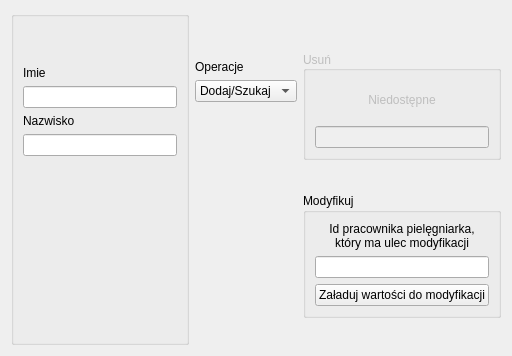
          <widget class="QWidget" name="d_piel_tab">
           <attribute name="title">
            <string>Pielęgniarki</string>
           </attribute>
           <layout class="QGridLayout" name="gridLayout_4" columnstretch="3,1,2">
            <item row="0" column="1">
             <layout class="QVBoxLayout" name="verticalLayout_5" stretch="1,0,0,5">
              <item>
               <spacer name="verticalSpacer_4">
                <property name="orientation">
                 <enum>Qt::Vertical</enum>
                </property>
                <property name="sizeHint" stdset="0">
                 <size>
                  <width>20</width>
                  <height>40</height>
                 </size>
                </property>
               </spacer>
              </item>
              <item>
               <widget class="QLabel" name="label_4">
                <property name="text">
                 <string>Operacje</string>
                </property>
               </widget>
              </item>
              <item>
               <widget class="QComboBox" name="d_piel_oper_combo">
                <property name="editable">
                 <bool>false</bool>
                </property>
                <item>
                 <property name="text">
                  <string>Dodaj/Szukaj</string>
                 </property>
                </item>
                <item>
                 <property name="text">
                  <string>Modyfikuj</string>
                 </property>
                </item>
               </widget>
              </item>
              <item>
               <spacer name="verticalSpacer_3">
                <property name="orientation">
                 <enum>Qt::Vertical</enum>
                </property>
                <property name="sizeHint" stdset="0">
                 <size>
                  <width>20</width>
                  <height>40</height>
                 </size>
                </property>
               </spacer>
              </item>
             </layout>
            </item>
            <item row="0" column="0">
             <layout class="QVBoxLayout" name="verticalLayout_4">
              <item>
               <widget class="QGroupBox" name="d_piel_gM">
                <property name="title">
                 <string/>
                </property>
                <layout class="QVBoxLayout" name="verticalLayout_6" stretch="0,0,0,0,0,3,2">
                 <item>
                  <spacer name="verticalSpacer_40">
                   <property name="orientation">
                    <enum>Qt::Vertical</enum>
                   </property>
                   <property name="sizeHint" stdset="0">
                    <size>
                     <width>20</width>
                     <height>40</height>
                    </size>
                   </property>
                  </spacer>
                 </item>
                 <item>
                  <widget class="QLabel" name="label_66">
                   <property name="text">
                    <string>Imie</string>
                   </property>
                  </widget>
                 </item>
                 <item>
                  <widget class="QLineEdit" name="d_piel_gM_imie_edit"/>
                 </item>
                 <item>
                  <widget class="QLabel" name="label_67">
                   <property name="text">
                    <string>Nazwisko</string>
                   </property>
                  </widget>
                 </item>
                 <item>
                  <widget class="QLineEdit" name="d_piel_gM_nazw_edit"/>
                 </item>
                 <item>
                  <spacer name="verticalSpacer_44">
                   <property name="orientation">
                    <enum>Qt::Vertical</enum>
                   </property>
                   <property name="sizeHint" stdset="0">
                    <size>
                     <width>20</width>
                     <height>40</height>
                    </size>
                   </property>
                  </spacer>
                 </item>
                 <item>
                  <widget class="QLabel" name="d_piel_gM_notif_label">
                   <property name="font">
                    <font>
                     <family>Arial</family>
                     <pointsize>10</pointsize>
                    </font>
                   </property>
                   <property name="text">
                    <string>&lt;html&gt;&lt;head/&gt;&lt;body&gt;&lt;p&gt;&lt;br/&gt;&lt;/p&gt;&lt;/body&gt;&lt;/html&gt;</string>
                   </property>
                   <property name="wordWrap">
                    <bool>true</bool>
                   </property>
                  </widget>
                 </item>
                </layout>
               </widget>
              </item>
             </layout>
            </item>
            <item row="0" column="2">
             <layout class="QVBoxLayout" name="verticalLayout_2" stretch="0,4,1,4,1">
              <item>
               <spacer name="verticalSpacer_42">
                <property name="orientation">
                 <enum>Qt::Vertical</enum>
                </property>
                <property name="sizeHint" stdset="0">
                 <size>
                  <width>20</width>
                  <height>40</height>
                 </size>
                </property>
               </spacer>
              </item>
              <item>
               <widget class="QGroupBox" name="d_piel_gU">
                <property name="enabled">
                 <bool>false</bool>
                </property>
                <property name="title">
                 <string>Usuń</string>
                </property>
                <property name="alignment">
                 <set>Qt::AlignLeading|Qt::AlignLeft|Qt::AlignVCenter</set>
                </property>
                <layout class="QVBoxLayout" name="verticalLayout_7">
                 <item>
                  <widget class="QLabel" name="label_3">
                   <property name="text">
                    <string>Niedostępne</string>
                   </property>
                   <property name="alignment">
                    <set>Qt::AlignCenter</set>
                   </property>
                   <property name="wordWrap">
                    <bool>true</bool>
                   </property>
                  </widget>
                 </item>
                 <item>
                  <widget class="QLineEdit" name="d_piel_gU_idpiel_edit"/>
                 </item>
                </layout>
               </widget>
              </item>
              <item>
               <spacer name="verticalSpacer_41">
                <property name="orientation">
                 <enum>Qt::Vertical</enum>
                </property>
                <property name="sizeHint" stdset="0">
                 <size>
                  <width>20</width>
                  <height>40</height>
                 </size>
                </property>
               </spacer>
              </item>
              <item>
               <widget class="QGroupBox" name="d_piel_gMod">
                <property name="title">
                 <string>Modyfikuj</string>
                </property>
                <layout class="QVBoxLayout" name="verticalLayout_8" stretch="2,1,1">
                 <item>
                  <widget class="QLabel" name="label_5">
                   <property name="text">
                    <string>Id pracownika pielęgniarka, który ma ulec modyfikacji</string>
                   </property>
                   <property name="alignment">
                    <set>Qt::AlignCenter</set>
                   </property>
                   <property name="wordWrap">
                    <bool>true</bool>
                   </property>
                  </widget>
                 </item>
                 <item>
                  <widget class="QLineEdit" name="d_piel_gMod_idpiel_edit"/>
                 </item>
                 <item>
                  <widget class="QPushButton" name="d_piel_gMod_butt">
                   <property name="text">
                    <string>Załaduj wartości do modyfikacji</string>
                   </property>
                  </widget>
                 </item>
                </layout>
               </widget>
              </item>
              <item>
               <spacer name="verticalSpacer_43">
                <property name="orientation">
                 <enum>Qt::Vertical</enum>
                </property>
                <property name="sizeHint" stdset="0">
                 <size>
                  <width>20</width>
                  <height>40</height>
                 </size>
                </property>
               </spacer>
              </item>
             </layout>
            </item>
           </layout>
          </widget>
